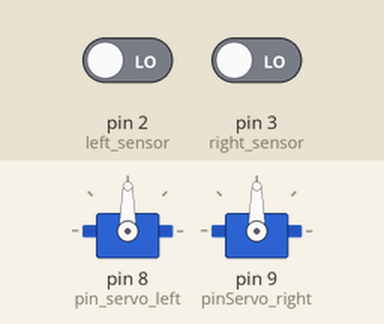
Bench run of a sketch on a simulated Arduino Uno, built with avr-gcc and run on an emulated ATmega328P. On the bench: 2 × servo. The inputs (shaded band) are chosen by the test bench; at power-on: pin 2 (left_sensor) LOW, pin 3 (right_sensor) LOW.

Above: at 1.2 s.
1.3 s: pin 2 (left_sensor) driven HIGH
At 2.5 s:
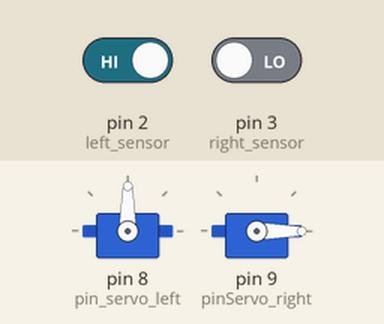
2.8 s: pin 3 (right_sensor) driven HIGH
At 3.8 s:
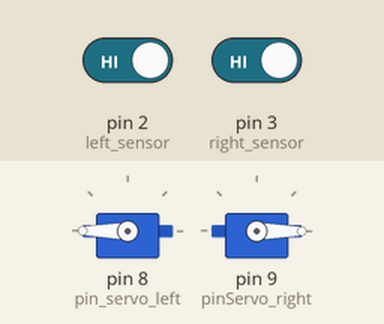
4.3 s: pin 2 (left_sensor) driven LOW
At 5.0 s:
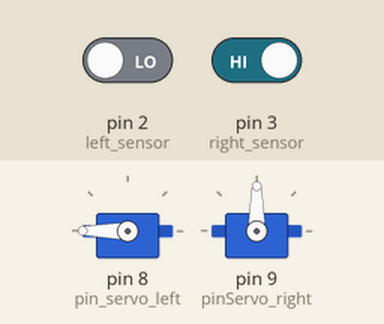
5.8 s: pin 3 (right_sensor) driven LOW
At 6.1 s:
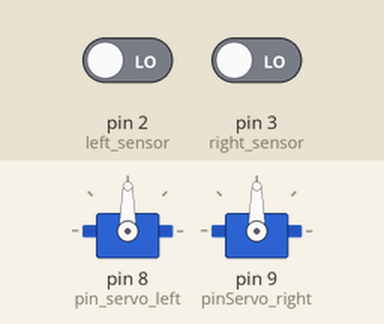
Timing chart, 0 to 8.3 s (numbered marks = the images above; inputs shaded):
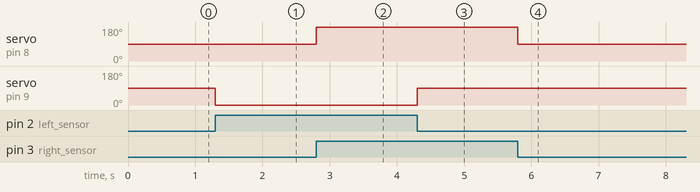

Measured:
- after the input at 1.3 s, servo on pin 9 (pinServo_right): 90° → 0° at once
- after the input at 2.8 s, servo on pin 8 (pin_servo_left): 90° → 180° at once
- after the input at 4.3 s, servo on pin 9 (pinServo_right): 0° → 90° at once
- after the input at 5.8 s, servo on pin 8 (pin_servo_left): 180° → 90° at once

The sketch:

Ejercicio7.1.ino
```cpp
/**
 * (SigueLineas7.1) Actividad 7.1: Sigue líneas (0,3 puntos)
 *********************************************************
 * GRUPO 5:
 *    -Martín Cancio Barrera  UO287561
 *    -Olga Alonso Grela      UO288066
 *    -Pablo Pérez Saavedra   UO288816
 *********************************************************
 */

#include <Servo.h>

Servo servo_left;
Servo servo_right;

int NO_LINE = LOW;
int LINE = HIGH;

int pin_servo_left = 8;
int pinServo_right = 9;

int left_sensor = 2;
int right_sensor = 3;

int IZQ_FORWARD = 180;
int DCHA_FORWARD = 0;
int STOP = 90;
int IZQ_BACKWARD = 0;
int DCHA_BACKWARD = 180;

void setup() {
  servo_left.attach(pin_servo_left);
  servo_right.attach(pinServo_right);

  pinMode(left_sensor, INPUT);
  pinMode(right_sensor, INPUT);
}

void loop() {
  if(digitalRead(left_sensor) == LINE && digitalRead(right_sensor) == LINE){
    forward();
  } else if(digitalRead(left_sensor) == NO_LINE && digitalRead(right_sensor) == NO_LINE){
    stop();
  } else if(digitalRead(left_sensor) == LINE && digitalRead(right_sensor) == NO_LINE){
    turn_left();
  } else if(digitalRead(left_sensor) == NO_LINE && digitalRead(right_sensor) == LINE) {
    turn_right();
  }
}

void forward(){
  servo_right.write(DCHA_FORWARD);
  servo_left.write(IZQ_FORWARD);
}

void stop(){
  servo_right.write(STOP);
  servo_left.write(STOP);
}

void turn_left(){
  servo_right.write(DCHA_FORWARD);
  servo_left.write(STOP);
}

void turn_right(){
  servo_right.write(STOP);
  servo_left.write(IZQ_FORWARD);
}
```
